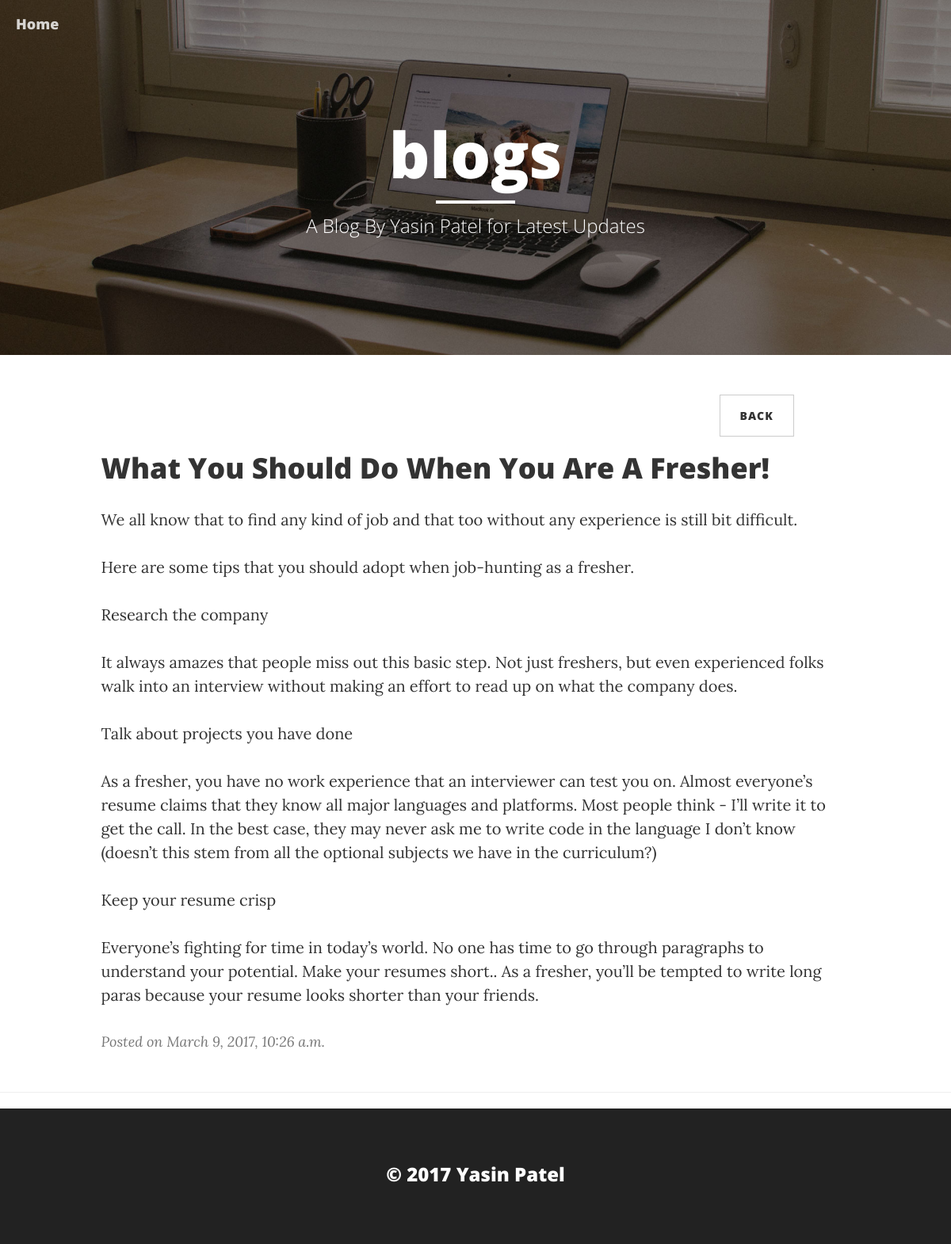
The app's page /post/1/ with its own data.
### blog/models.py (models this page shows, shortened)
class Post(BaseModel):
    author =models.ForeignKey('auth.User')
    title=models.CharField(max_length=200)
    text=models.TextField()
    created_date=models.DateTimeField(default=timezone.now)
    published_date=models.DateTimeField(blank=True,null=True)

### blog/views.py (the view)
# urls.py: url(r'^post/(?P<pk>\d+)/$',views.post_details,name="post_details"),
def post_details(request,pk):
    posts =get_object_or_404(Post,pk=pk)
    return render(request,'blog/post_details.html',{"posts":posts})

### templates/blog/post_details.html (shortened to what this page needs)
{% extends 'blog/layout.html' %}
{% block content %}
<div class="row">
  <div class="col-sm-3 pull-right">
    <a href="/" class="btn btn-default btn-sm">Back</a>
  </div>
</div>
<div class="row">
    <div class="col-lg-10  col-md-10 col-md-offset-1">
          <div class="post-preview">
                  <h1 class="post-title">
                    {{ posts.title }}
                  </h1>
                  <p class="post-subtitle">
                      {{ posts.text|linebreaksbr }}
                  </p>
              <p class="post-meta">Posted on {{ posts.published_date }}
            </p>
          </div>
    </div>
</div>
{% endblock %}

### static/css/clean-blog.css (style rules this page uses)
body { font-family: 'Lora', 'Times New Roman', serif; font-size: 20px; color: #333333; }
p { line-height: 1.5; margin: 30px 0; }
h1, h2, h3, h4, h5, h6 { font-family: 'Open Sans', 'Helvetica Neue', Helvetica, Arial, sans-serif; font-weight: 800; }
a { color: #333333; }
.post-preview > .post-meta { color: #777777; font-size: 18px; font-style: italic; margin-top: 0; }
.btn { font-family: 'Open Sans', 'Helvetica Neue', Helvetica, Arial, sans-serif; text-transform: uppercase; font-size: 14px; font-weight: 800; letter-spacing: 1px; border-radius: 0; padding: 15px 25px; }
body { -webkit-tap-highlight-color: #0085A1; }

### records on screen
Post: title "What You Should Do When You Are A Fresher!", text "We all know that to find any kind of job and that too without any experience is still bit difficult. Here are some tips that you should adopt when job-hunting as a fresher. Research the company It always amazes that people miss out this basic step. Not just freshers, but even experienced folks walk into an interview without making an effort to read up on what the company does. Talk about projects you have done As a fresher, you have no work experience that an interviewer can test you on. Almost everyone’s resume claims that they know all major languages and platforms. Most people think - I’ll write it to get the call. In the best case, they may never ask me to write code in the language I…", published_date "March 9, 2017, 10:26 a.m."
